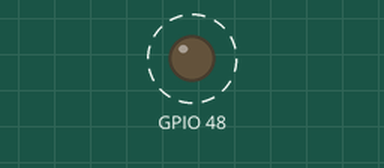
The sketch below on a simulated ESP32-S3. Parts: output pins drawn as LEDs (lit = HIGH). Dashed ring = blinking. What the sketch prints to the serial monitor is not drawn.

Above: at 3.2 s.
Timing chart, 0 to 6.8 s (numbered marks = the images above):
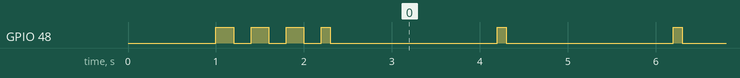

The sketch:

test.ino
```cpp
/*
  ESP32-S3 Minimal Sanity Check
  Quick test to verify board is working
*/

void setup() {
  Serial.begin(115200);
  delay(1000);

  Serial.println("ESP32-S3 Test - Board is working!");
  Serial.printf("Free Heap: %u bytes\n", ESP.getFreeHeap());

  // Blink LED 3 times
  pinMode(LED_BUILTIN, OUTPUT);
  for (int i = 0; i < 3; i++) {
    digitalWrite(LED_BUILTIN, HIGH);
    delay(200);
    digitalWrite(LED_BUILTIN, LOW);
    delay(200);
  }

  Serial.println("Test complete!");
}

void loop() {
  // Blink LED every 2 seconds
  digitalWrite(LED_BUILTIN, HIGH);
  delay(100);
  digitalWrite(LED_BUILTIN, LOW);
  delay(1900);
}
```

Measured:
- by itself, GPIO 48: HIGH → LOW at 1.2 s, → HIGH 0.20 s later, → LOW 0.20 s later, → HIGH 0.20 s later, … (133 changes in this stretch)
